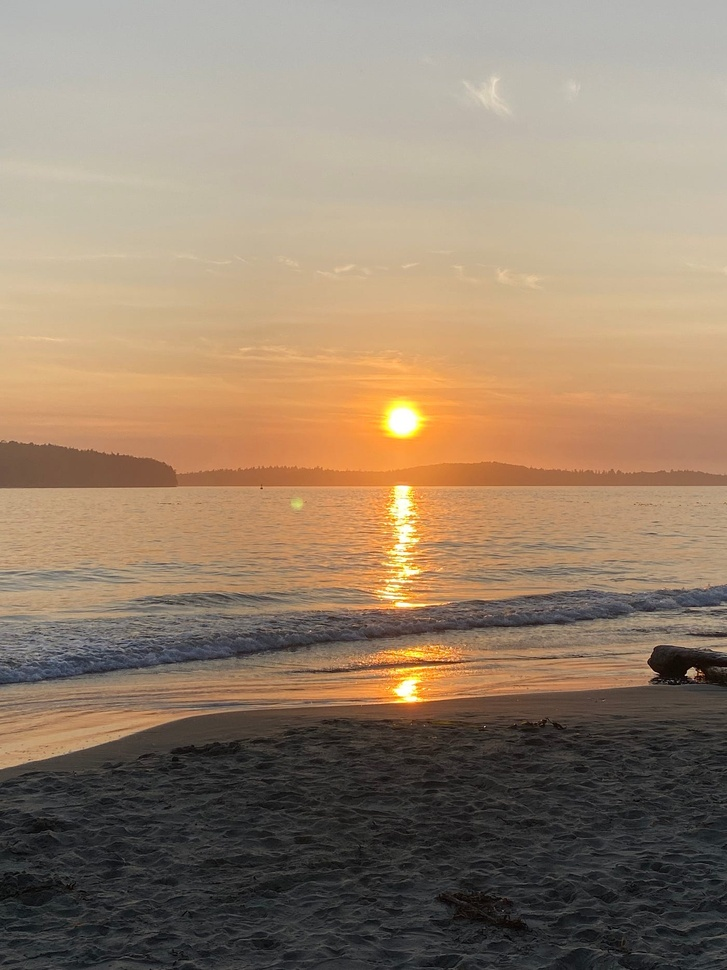
#> input picture Image Processing (OpenCV)/images/sunset1.jpg, 727 x 970 px, shrunk from 1400 x 1867 before the run, found by its file name
$ python equalizing_hist.py
#> lines starting #> are read from the running program, lines starting #| are printed output that depends on the picture
import numpy as np
import cv2 as cv
from matplotlib import pyplot as plt

img = cv.imread('images/sunset1.jpg', cv.IMREAD_GRAYSCALE)
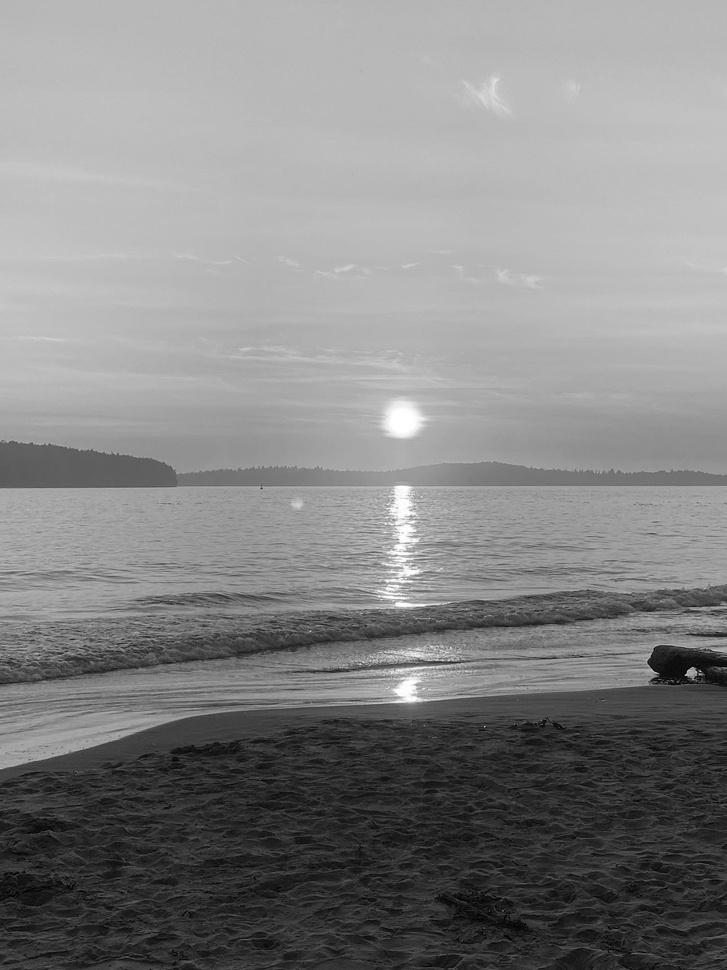
#> img: shape (970, 727); min 0, max 255, mean 133
assert img is not None, "file could not be read, check with os.path.exists()"

hist,bins = np.histogram(img.flatten(),256,[0,256])
#> hist = 256 values, max 39401 at index 184, min 14 at index 2, mean 2754.6; bins = 257 values from 0 to 256

cdf = hist.cumsum()
#> cdf = 256 values from 18 to 705190
cdf_normalized = cdf * float(hist.max()) / cdf.max()
#> cdf_normalized = 256 values from 1.01 to 39401

plt.plot(cdf_normalized, color = 'b')
plt.hist(img.flatten(),256,[0,256], color = 'r')
plt.xlim([0,256])
plt.legend(('cdf','histogram'), loc = 'upper left')
plt.show()
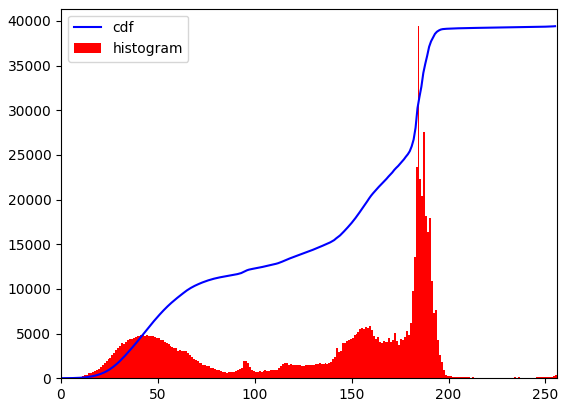
#> figure drawn by matplotlib, 1 panel; tallest bar 39401 high, from x = 184 to 185; curve peaks at x = 255, y = 39401

$ run again, with Image Processing (OpenCV)/images/sunset2.jpg copied over Image Processing (OpenCV)/images/sunset1.jpg
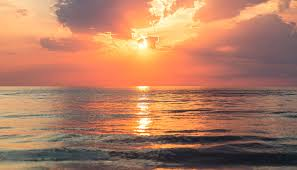
#> input picture Image Processing (OpenCV)/images/sunset2.jpg, 297 x 170 px, found by its file name
#> `img = cv.imread('images/sunset1.jpg', cv.IMREAD_GRAYSCALE)`:
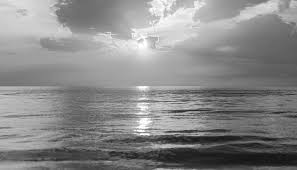
#> img: shape (170, 297); min 14, max 255, mean 137
#> hist = 256 values, max 574 at index 111, min 0 at index 0, mean 197.2; bins = 257 values from 0 to 256
#> cdf = 256 values from 0 to 50490
#> cdf_normalized = 256 values from 0 to 574
#> `plt.show()`:
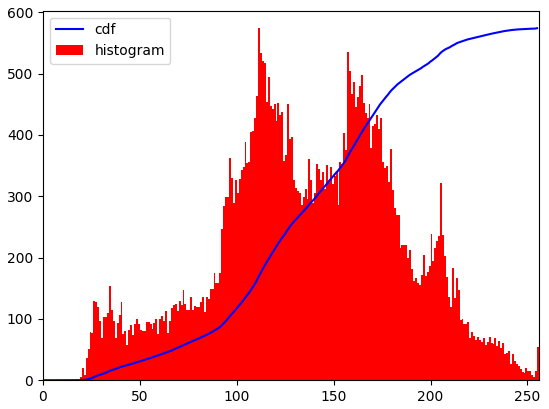
#> figure drawn by matplotlib, 1 panel; tallest bar 574 high, from x = 111 to 112; curve peaks at x = 255, y = 574
